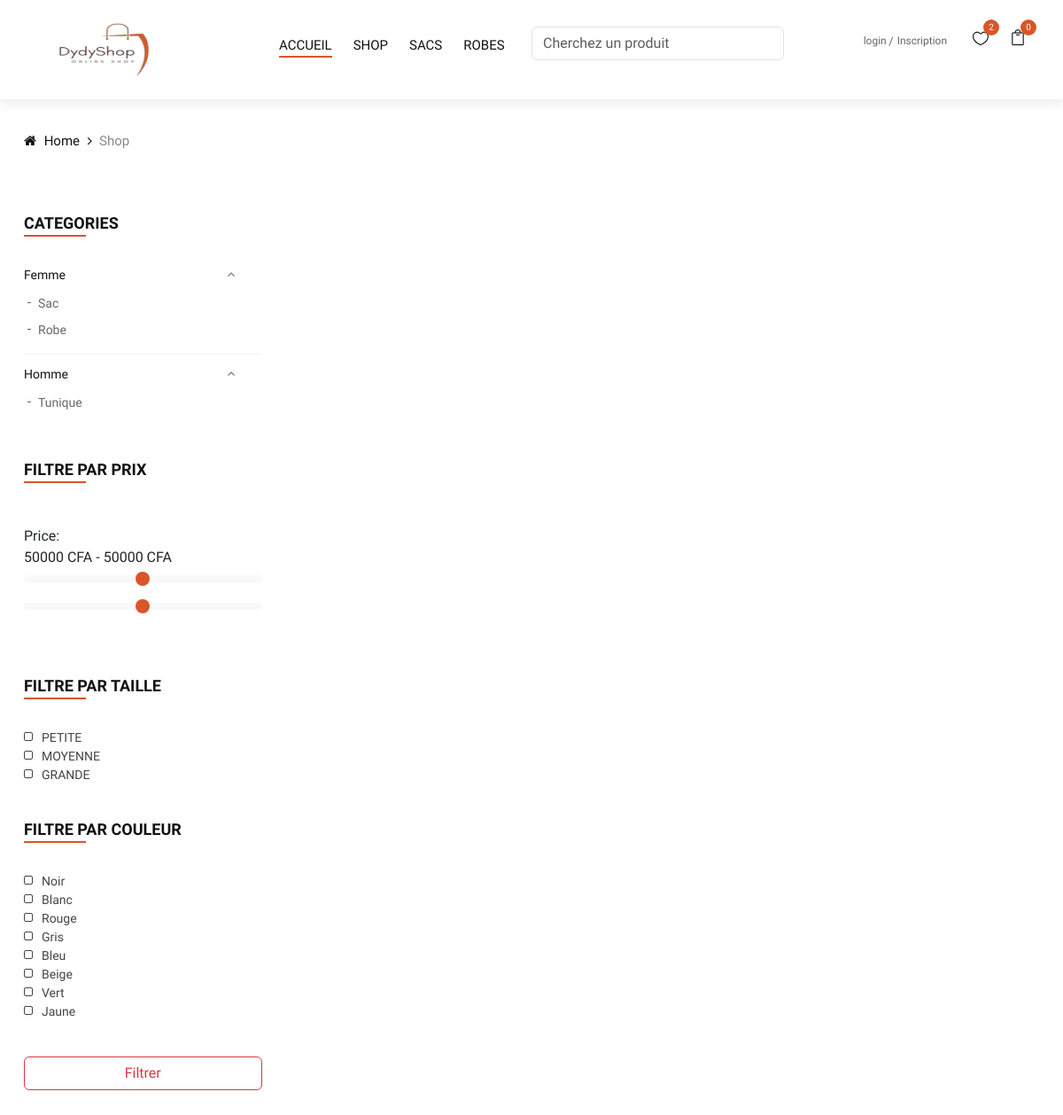
Page /display_Shop?subcategory=3 on the earlier database version.
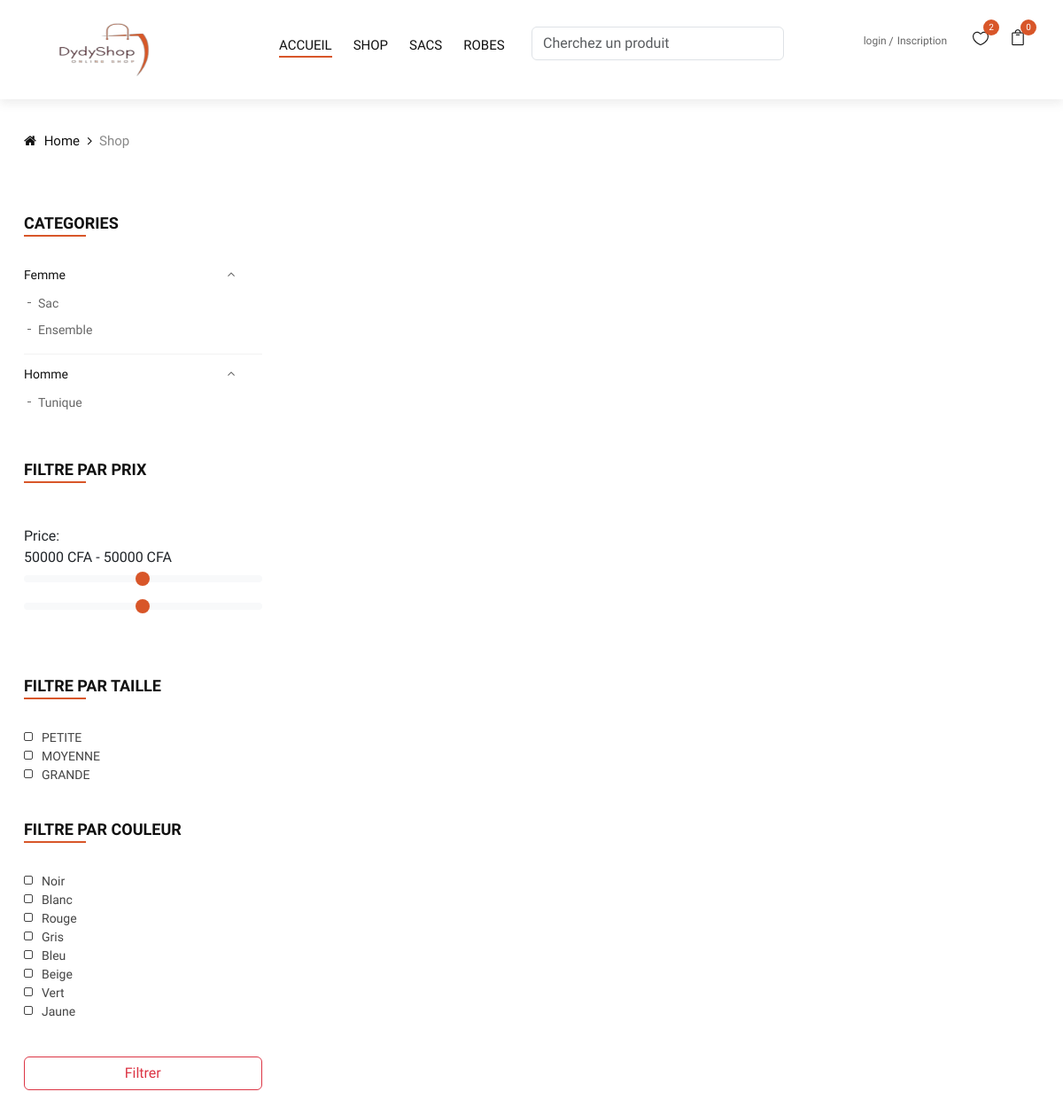
Same page on the later database version.
### api/models/model.py (models this page shows)
class Category(db.Model):
    __tablename__ = "categories"
    id = db.Column(db.Integer, primary_key=True)
    name = db.Column(db.String(200), nullable=False)
    subcategories = db.relationship("SubCategory", backref="category")

class SubCategory(db.Model):
    __tablename__ = "sub_categories"
    id = db.Column(db.Integer, primary_key=True)
    name = db.Column(db.String(200), nullable=False)
    category_id = db.Column(db.Integer, db.ForeignKey("categories.id"))

### api/front.py (the view)
@app.route("/display_Shop")
def display_Shop():
    categories = Category.query.all()
    sous_categories_femmes = SubCategory.query.filter_by(category_id=1).all()
    sous_categories_hommes = SubCategory.query.filter_by(category_id=2).all()
    category = request.args.get("category")
    subcategory = request.args.get("subcategory")
    size = request.args.get("size")
    color = request.args.get("color")
    min_price = request.args.get("min_price")
    max_price = request.args.get("max_price")
    sort_by_price = request.args.get("sort_by_price")
    query = getAllAnnoncePublier()
    if category:
        query = Item.query.filter(Item.category_id == category)
    if subcategory:
        query = Item.query.filter(Item.subcategory_id == subcategory)
    if size:
        query = Item.query.filter(
            or_(Item.size1 == size, Item.size2 == size, Item.size3 == size)
        )
    if color:
        query = Item.query.filter(
            or_(Item.color1 == color, Item.color2 == color, Item.color3 == color)
        )
    if min_price and max_price:
        query = Item.query.filter(Item.prix.between(min_price, max_price))
    if sort_by_price == "asc":
        query = Item.query.order_by(Item.prix.asc())
    elif sort_by_price == "desc":
        query = Item.query.order_by(Item.prix.desc())
    items = query.all()
    count = len(items)
    page = request.args.get(get_page_parameter(), type=int, default=1)
    items_per_page = 2
    offset = (page - 1) * items_per_page
    pagination = Pagination(page=page, per_page=items_per_page, total=len(items))
    items = items[offset : offset + items_per_page]
    return render_template(
        "/pages/shop.html",
        items=items,
        categories=categories,
        icons=icons,
        pagination=pagination,
        count=count,
        sous_categories_femmes=sous_categories_femmes,
        sous_categories_hommes=sous_categories_hommes,
    )

### api/back.py (called while the page is built)
@app.before_request
def check_for_maintenance():
    if maintenance_mode and request.endpoint not in ["maintenance"]:
        return redirect(url_for("maintenance"))
    elif maintenance_mode and request.endpoint == "maintenance":
        return None
    else:
        return None

### api/models/model.py (called while the page is built)
def getAllAnnoncePublier():
    return (
        Item.query.filter(Item.published == True, Item.deleted == False)
        .order_by(desc(Item.date_pub))
        .all()
    )

### api/templates/pages/shop.html (shortened to what this page needs)
{% extends './layout/baseEldy.html' %}
{% block content %}
  <div class="breadcrumb-option">
    <div class="container">
      <div class="row">
        <div class="col-lg-12">
          <div class="breadcrumb__links">
            <a href="./index.html"><i class="fa fa-home"></i> Home</a>
            <span>Shop</span>
          </div>
        </div>
      </div>
    </div>
  </div>
  <section class="shop spad">
    <div class="container">
      <div class="row">
        <div class="col-lg-3 col-md-3">
          <div class="shop__sidebar">
            <div class="sidebar__categories">
              <div class="section-title">
                <h4>Categories</h4>
              </div>
              <div class="categories__accordion">
                <div class="accordion" id="accordionExample">
                  {% for category in categories %}
                    <div class="card">
                      <div class="card-heading active">
                        <a data-toggle="collapse" data-target="#collapse{{ category.id }}">{{ category.name }}</a>
                      </div>
                      <div id="collapse{{ category.id }}" class="collapse show" data-parent="#accordionExample">
                        <div class="card-body">
                          <ul class="list-unstyled">
                            {% for subcategory in category.subcategories %}
                              <li>
                                <a href="{{ url_for('display_Shop', category = category.id, subcategory = subcategory.id) }}" class="text-decoration-none">{{ subcategory.name }}</a>
                              </li>
                            {% endfor %}
                          </ul>
                        </div>
                      </div>
                    </div>
                  {% endfor %}
                </div>
              </div>
            </div>
            <form method="GET" action="{{ url_for('display_Shop') }}">
              <div class="sidebar__filter">
                <div class="section-title">
                  <h4>Filtre Par Prix</h4>
                </div>
                <div>
                  Price:<div class="slider-values">
                    <span id="min-value"></span> CFA - <span id="max-value"></span> CFA
                  </div>
                  <input type="range" id="minamount" class="form-range" min="0" max="100000" step="500" name="min_price" />
                  <input type="range" id="maxamount" class="form-range" min="0" max="100000" step="500" name="max_price" />
                </div>
              </div>
              <div class="sidebar__sizes">
                <div class="section-title">
                  <h4>Filtre Par taille</h4>
                </div>
                <div class="size__list">
                  <label for="xxs">
                    Petite<input type="checkbox" id="xxs" name="size" />
                    <span class="checkmark"></span>
                  </label>
                  <label for="xs">
                    Moyenne<input type="checkbox" id="xs" name="size" />
                    <span class="checkmark"></span>
                  </label>
                  <label for="xss">
                    Grande<input type="checkbox" id="xss" name="size" />
                    <span class="checkmark"></span>
                  </label>
                </div>
              </div>
              <div class="sidebar__color">
                <div class="section-title">
                  <h4>Filtre par Couleur</h4>
                </div>
                <div class="size__list color__list">
                  <label for="black">
                    Noir<input type="checkbox" id="black" value="black" name="color" />
                    <span class="checkmark"></span>
                  </label>
                  <label for="whites">
                    Blanc<input type="checkbox" id="whites" value="white" name="color" />
                    <span class="checkmark"></span>
                  </label>
                  <label for="reds">
                    Rouge<input type="checkbox" id="reds" value="red" name="color" />
                    <span class="checkmark"></span>
                  </label>
                  <label for="greys">
                    Gris<input type="checkbox" id="greys" value="yellows" name="color" />
                    <span class="checkmark"></span>
                  </label>
                  <label for="blues">
                    Bleu<input type="checkbox" id="blues" value="blue" name="color" />
                    <span class="checkmark"></span>
                  </label>
                  <label for="beige">
                    Beige<input type="checkbox" id="beige" value="beige" name="color" />
                    <span class="checkmark"></span>
                  </label>
                  <label for="greens">
                    vert<input type="checkbox" id="greens" value="green" name="color" />
                    <span class="checkmark"></span>
                  </label>
                  <label for="yellows">
                    jaune<input type="checkbox" id="yellows" value="yellow" name="color" />
                    <span class="checkmark"></span>
                  </label>
                </div>
              </div>
              <button class="form-control btn btn-outline-danger" type="submit">Filtrer</button>
            </form>
          </div>
        </div>
        <div class="col-lg-9 col-md-9">
        </div>
      </div>
    </div>
  </section>
{% endblock %}

### api/templates/layout/baseEldy.html (shortened to what this page needs)
<!DOCTYPE html>
<html lang="zxx">
  <head>
    <link rel="stylesheet" href="https://cdnjs.cloudflare.com/ajax/libs/font-awesome/6.2.1/css/all.min.css" />
    <link href="https://cdn.jsdelivr.net/npm/bootstrap@5.3.0-alpha1/dist/css/bootstrap.min.css" rel="stylesheet">
    <link rel="stylesheet" href="{{ url_for('static',filename='eldyCss/css/font-awesome.min.css') }}" type="text/css" />
    <link rel="stylesheet" href="{{ url_for('static',filename='eldyCss/css/elegant-icons.css') }}" type="text/css" />
    <link rel="stylesheet" href="{{ url_for('static',filename='eldyCss/css/magnific-popup.css') }}" type="text/css" />
    <link rel="stylesheet" href="{{ url_for('static',filename='eldyCss/css/owl.carousel.min.css') }}" type="text/css" />
    <link rel="stylesheet" href="{{ url_for('static',filename='eldyCss/css/slicknav.min.css') }}" type="text/css" />
    <link rel="stylesheet" href="{{ url_for('static',filename='eldyCss/css/style.css') }}" type="text/css" />
  </head>
  <body>
    {% include 'shared/nav_bar.html' %}
    {% block content %}
    {% endblock  %}
  </body>
</html>

### api/templates/shared/nav_bar.html (shortened to what this page needs)
<header class="header">
  <div class="container-fluid">
    <div class="row">
      <div class="col-xl-3 col-lg-2">
        <div class="header__logo d-flex align-items-center">
          <a href="/"><img src="{{ url_for('static', filename = 'eldyCss/img/logo.png') }}" width="150px" height="60px" alt="" /></a>
        </div>
      </div>
      <div class="col-xl-6 col-lg-7">
        <div class="row">
          <nav class="header__menu col-lg-6 mt-2">
            <ul>
              <li class="active">
                <a href="/">Accueil</a>
              </li>
              <li>
                <a href="{{ url_for('Shop') }}">Shop</a>
              </li>
              <li>
                <a href="{{ url_for('display_Shop', subcategory = 1) }}">Sacs</a>
              </li>
              <li>
                <a href="{{ url_for('display_Shop', subcategory = 3) }}">Robes</a>
              </li>
            </ul>
          </nav>
          <form class="form-inline header__menu col-lg-6" method="GET" action="{{ url_for('recherche_annon') }}">
            <input class="form-control mr-sm-2" type="search" name="querygloire" placeholder="Cherchez un produit" />
          </form>
        </div>
      </div>
      <div class="col-lg-3 d-flex justify-content-end ">
        <div class="header__right">
          {% if current_user.is_authenticated %}
            <div class="header__right__auth d-none">
              <a href="{{ url_for('login') }}">login</a>
              <a href="{{ url_for('login') }}">Inscription</a>
            </div>
          {% else %}
            <div class="header__right__auth">
              <a href="{{ url_for('login') }}">login</a>
              <a href="{{ url_for('login') }}">Inscription</a>
            </div>
          {% endif %}
          <ul class="header__right__widget">
            <li>
              <a href="{{ url_for('wishlist') }}">
                <span class="icon_heart_alt"></span>
                <div class="tip" style="background-color: #d85629">2</div>
              </a>
            </li>
            <li>
              <a href="{{ url_for('Panier') }}">
                <span class="icon_bag_alt"></span>
                <div class="tip" style="background-color: #d85629">{{ session['panier']|length }}</div>
              </a>
            </li>
          </ul>
        </div>
      </div>
    </div>
  </div>
</header>

Differences in the rows shown:
changed SubCategory: name "Robe" → "Ensemble"
